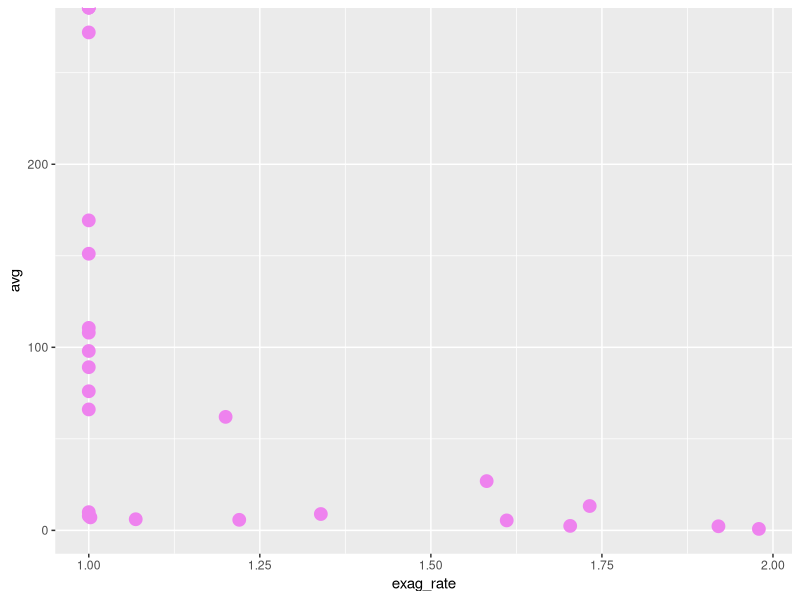

Here is the R script that generated this plot:
## ---- chunk 1
setwd('D:/2018.07 R_DataAnalysis/2018SUMMER_R/data')

library(readr)
DN <- read_csv("Disaster_NewTaipei.csv")
DNH <- read_csv("Disaster_NewTaipei_Help.csv")
## ---- chunk 2
DN$occurrence_time <- substring(as.character(DN$occurrence_time),1,6)
DN$weighted <- as.numeric(as.character(unlist(5*DN[5]+2*DN[6]+2*DN[7]+4*DN[8])))
## ---- chunk 3
season <- c(' 全年', ' 第一季', ' 第二季', ' 第三季', ' 第四季')
s_month <- c('.01', '.01', '.04', '.07', '.10')
e_month <- c('.12', '.03', '.06', '.09', '.12')

DNH$startmonth <- gsub(season[1], s_month[1], as.character(DNH$期間))
DNH$startmonth <- gsub(season[2], s_month[2], as.character(DNH$startmonth))
DNH$startmonth <- gsub(season[3], s_month[3], as.character(DNH$startmonth))
DNH$startmonth <- gsub(season[4], s_month[4], as.character(DNH$startmonth))
DNH$startmonth <- gsub(season[5], s_month[5], as.character(DNH$startmonth))
DNH$startmonth <- as.numeric(DNH$startmonth) - 1911

DNH$endmonth <- gsub(season[1], e_month[1], as.character(DNH$期間))
DNH$endmonth <- gsub(season[2], e_month[2], as.character(DNH$endmonth))
DNH$endmonth <- gsub(season[3], e_month[3], as.character(DNH$endmonth))
DNH$endmonth <- gsub(season[4], e_month[4], as.character(DNH$endmonth))
DNH$endmonth <- gsub(season[5], e_month[5], as.character(DNH$endmonth))
DNH$endmonth <- as.numeric(DNH$endmonth) - 1911
head(DNH)
## ---- chunk 4
DNH$weighted <- as.numeric(as.character(unlist(5*DNH[6]+2*DNH[8]+2*DNH[7]+4*DNH[12])))
DNH$exag_rate <- 1
for(i in 1:nrow(DN)){
  for(j in 1:nrow(DNH)){
    if((DNH[j,14] <= DN[i,2]) && (DN[i,2] <= DNH[j,15])){
      DNH[j,17] <- (1 + (DN[i,9] / DNH[j,16]))
    }
  }
}
head(DNH)
## ---- chunk 5
DNH$exaggerated <- as.numeric(as.character(unlist(DNH$weighted * DNH$exag_rate)))
DNH$avg <- as.numeric(as.character(unlist(DNH$救助金額_新臺幣千元_ / DNH$exaggerated)))
## ---- chunk 6
library(ggplot2)
ggplot(data=DNH, aes(x=exag_rate, y=avg))+
  geom_point(color='violet', size=4)
